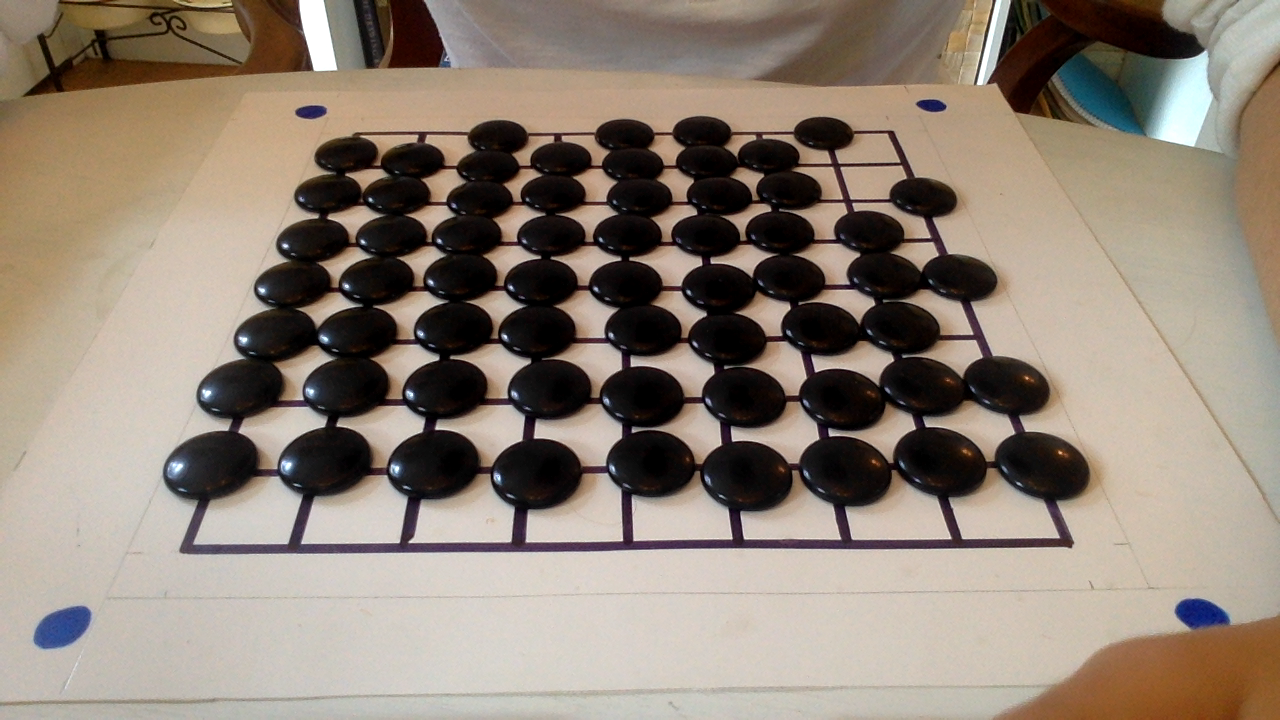
#> input picture frames9/0.png, 1280 x 720 px
$ jupyter execute --allow-errors input_pipe.ipynb   (shell and % lines are left out)   (older library calls are emulated)   (text cells are left out)
#> lines starting #> are read from the running program, lines starting #| are printed output that depends on the picture
### input_utils.py
# import the necessary packages

from pyimagesearch import imutils
import numpy as np
from PIL import Image as Pim
from PIL import ImageOps
import math
import cv2
import matplotlib.pyplot as plt
from os import listdir
from os.path import isfile, join

def showImg(img, size=0, color=cv2.COLOR_BGR2RGB):
    """
    plots image in jupyter notebook inline
    takes optional args size and color (gray vs BGR is normal useage)
    """
    rgb_img = cv2.cvtColor(img, color)
    if (size != 0):
        width = size
        height = size
        plt.figure(figsize=(size, size))
        plt.imshow(rgb_img)
    else:
        plt.figure()
        plt.imshow(rgb_img)

def get_images(mypath, stack=False):
    onlyfiles = [ f for f in listdir(mypath) if isfile(join(mypath,f)) ]
    images = np.empty(len(onlyfiles), dtype=object)
    onlyfiles = sorted(onlyfiles)
    for n in range(0, len(onlyfiles)):
        images[n] = cv2.imread( join(mypath,onlyfiles[n]))
        #if n > 1:
            #stacked = np.stack((stacked,images[n])s)
    if stack:
        return images,stacked
    else:
        return images

# [18 lines left out: functions crop, expand_rect, not called in this run]

### input_pipe.ipynb
[cell 1]
# import the necessary packages

from pyimagesearch.transform import four_point_transform, order_points
from pyimagesearch import imutils
from input_utils import showImg, get_images, crop, expand_rect
import numpy as np
from PIL import Image as Pim
from PIL import ImageOps
from os import listdir
from os.path import isfile, join
import pandas as pd
import json
from pprint import pprint


import math
import cv2

import matplotlib.pyplot as plt
from IPython.display import display, Image
from glob import glob

[cell 2]
# [70 lines left out: functions mask_for_blue, blob_detector_ex, not called in this run]

def snapshots():
    cam = cv2.VideoCapture(0)
    cv2.namedWindow("test")
    img_counter = len(listdir('frames9'))

    images = []
    while True:
        ret, frame = cam.read()
        cv2.imshow("test", frame)
        if not ret:
            break
        k = cv2.waitKey(1)

        if k%256 == 27:
            # ESC pressed
            print("Escape hit, closing...")

            break

        elif k%256 == 32:
            # SPACE pressed
            img_name = "frames9/{}.png".format(img_counter)


            #cv2.putText("test", text, (0,0), fontFace, fontScale, thickness)
            cv2.imwrite(img_name, frame)
            images.append(frame)

            print("{} written!".format(img_name))
            img_counter += 1

    cam.release()

    cv2.destroyAllWindows()
    cv2.waitKey(1)
    return images

def pipeline(images, dim=6):
    rects = []
    imgs = []
    for frame in images:
        res, mask = mask_for_blue(frame)
        showImg(res,8)
        showImg(mask, 8, cv2.COLOR_GRAY2RGB)

        #get pnts
        keypoints, im_with_keypoints = blob_detector_ex(mask)
        pt_list = [keypoint.pt for keypoint in keypoints]
        pts = np.asarray(pt_list)

        # perfrom scanner transform
        warped = four_point_transform(frame,pts,True)

        # crop
        cropped = warped
        #cropped = crop(warped, 13, 15, 12, 12)

        # get closer contour
        gray = cv2.cvtColor(cropped,cv2.COLOR_BGR2GRAY)
        gray = cv2.inRange(gray, 105, 255)

        kernel = np.ones((5,5),np.uint8)
        erosion = cv2.erode(gray,kernel,iterations = 1)
        gray = cv2.GaussianBlur(erosion, (5, 5),0)

        im2, contours, hierarchy = cv2.findContours(gray.copy(), cv2.RETR_LIST, cv2.CHAIN_APPROX_SIMPLE)
        cnts = sorted(contours, key = cv2.contourArea, reverse = True)[:5]

        c = cnts[1]
        peri = cv2.arcLength(c, True)
        approx = cv2.approxPolyDP(c, 0.10 * peri, True)

        im_cnts2 = cropped.copy()
        blah2 = cv2.drawContours(im_cnts2, [approx], -1, (0,255,0), 3)
        showImg(blah2)

        approx.resize(4,2)
        rect = order_points(approx) # UL, UR, BR, BL
        dist = int((rect[1][0] - rect[0][0])/ (dim - 1))
        rect = expand_rect(int(dist/2), rect)
        warped_gray = four_point_transform(gray,rect,True)
        warped_color = four_point_transform(cropped,rect,True)

        #showImg(warped_gray, 3, cv2.COLOR_GRAY2RGB)
        showImg(warped_color, 3)
        imgs.append(warped_color)
        rects.append(rect)
    return rects, imgs

# [19 lines left out: function splitPieces, not called in this run]

[cell 3]
images = get_images('./frames9', stack=False)
for image in images:
    showImg(image, 3)
#> this loop made 3 passes
#> pass 2, in showImg (call 2), `rgb_img = cv2.cvtColor(img, color)`:
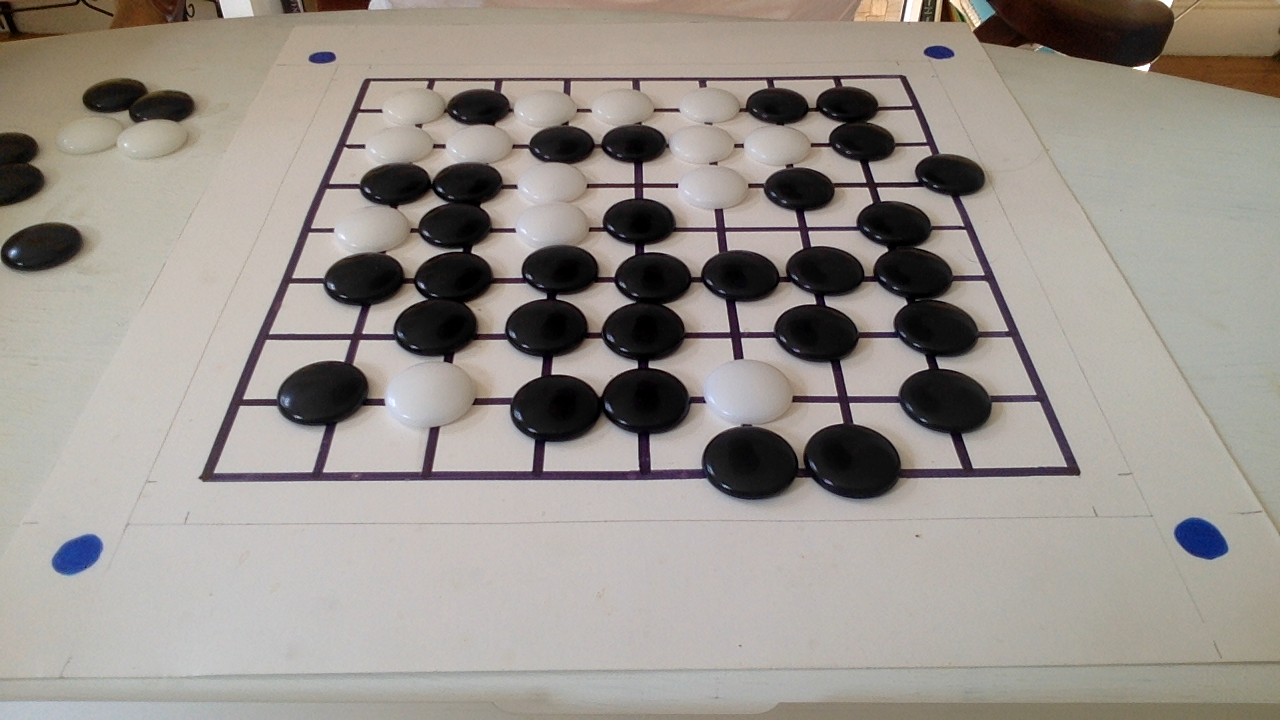
#> rgb_img: shape (720, 1280, 3); mean R, G, B 154.1, 147.7, 141.5
#> pass 3, in showImg (call 3), `rgb_img = cv2.cvtColor(img, color)`:
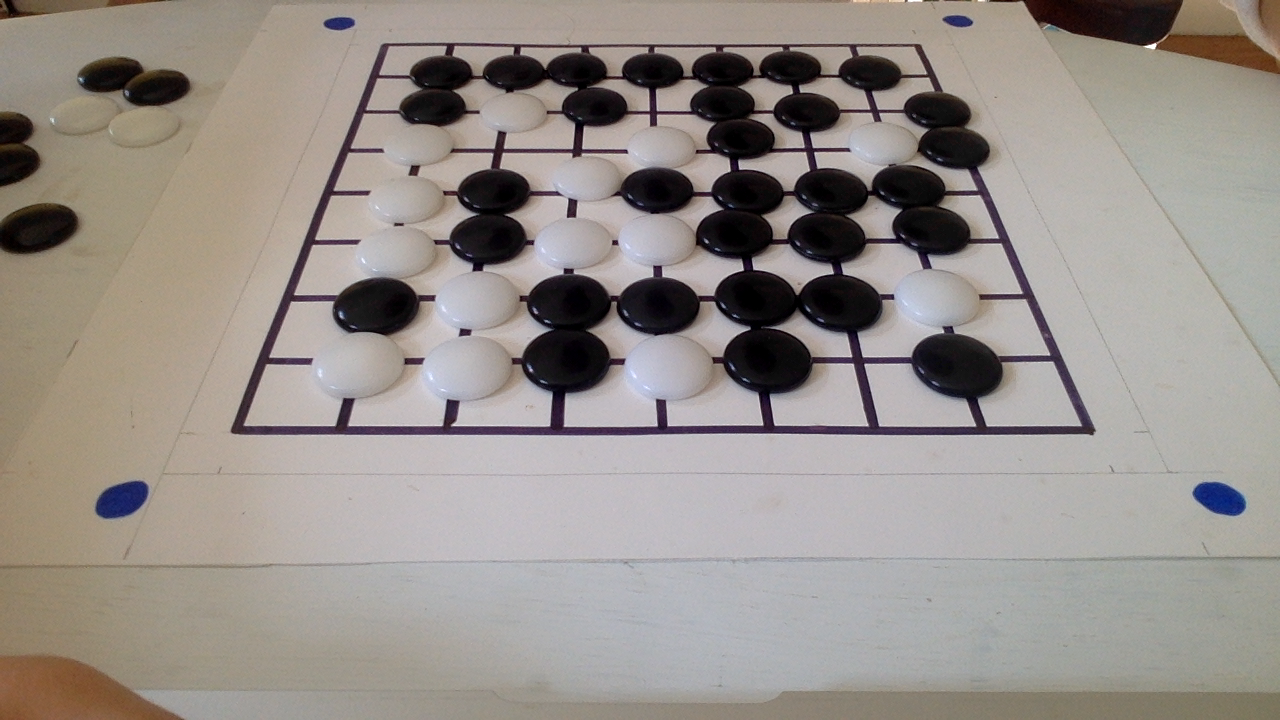
#> rgb_img: shape (720, 1280, 3); mean R, G, B 150.6, 143.6, 138.4
print(len(images))

[cell 4]
images = snapshots()
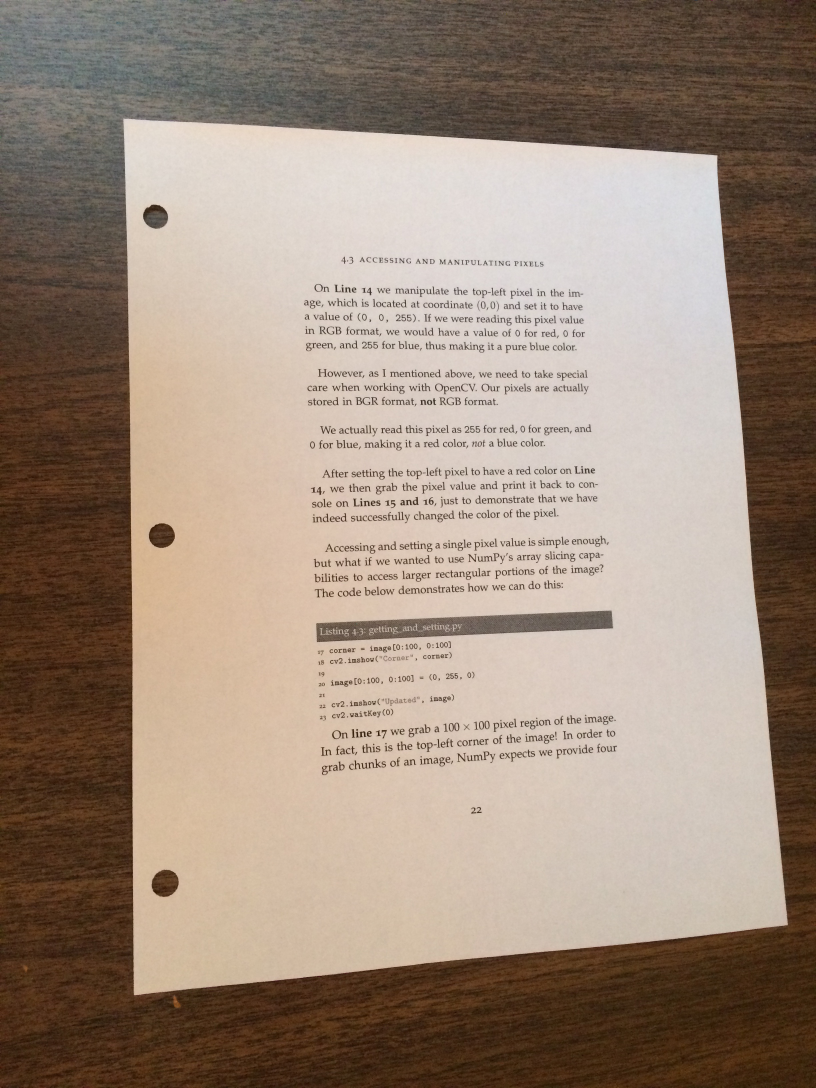
#> input picture images/page.jpg, 2448 x 3264 px, given in place of the camera (shown at 1/3 size)
#> in snapshots, frame is the input picture: shape (3264, 2448, 3); mean B, G, R 123.7, 138.6, 156.7
#> (key Esc is pressed here)
for image in images:
    showImg(image, 4)

[cell 5]
dim = 9
rects, imgs = pipeline(images, dim)

[cell 6]
i = 5
bigcrops = []
for img in imgs:
    bigcrops.append(splitPieces(img,i))
    i += 1
    print(i)

[cell 7]
### create y labels
# 1 black, 2 none, 3 white
#showImg(imgs[0],1)
#showImg(np.asarray(crops[1,2])) # looks good for indexing !
# img3key = np.asarray([[2,2,2,2,2,2],  ALL 2's example
#                      [2,2,2,2,2,2],
#                      [2,2,2,2,2,2],
#                      [2,2,2,2,2,2],
#                      [2,2,2,2,2,2],
#                      [2,2,2,2,2,2]])
img0key = np.asarray([[2,2,2,2,2,2],
                      [2,2,2,2,2,2],
                      [2,3,1,2,1,2],
                      [2,1,3,1,2,2],
                      [2,2,3,2,3,2],
                      [2,2,2,2,2,2]])
print('img0key mean:',img0key.mean())
img0key.resize(36,)

#showImg(imgs[1])
img1key = np.asarray([[2,2,2,2,2,2],
                      [2,2,2,2,2,2],
                      [2,3,1,1,1,2],
                      [2,1,2,3,2,2],
                      [2,2,3,2,3,2],
                      [2,2,2,2,2,2]])
print('img1key mean:',img1key.mean()) # 4 and 4 black, so should average to none, ie number 2
img1key.resize(36,)

#showImg(imgs[2])
img2key = np.asarray([[2,2,2,2,2,2],
                      [2,1,2,3,2,2],
                      [2,1,2,2,1,2],
                      [2,1,3,3,2,2],
                      [2,2,2,2,3,2],
                      [2,2,2,2,2,2]])
img2key.resize(36,)
print('img2key mean:',img2key.mean()) # 4 and 4 black, so should average to none, ie number 2

#showImg(imgs[3])
img3key = np.asarray([[2,2,2,2,2,2],
                      [1,2,2,1,2,2],
                      [1,2,3,3,2,2],
                      [2,3,2,2,2,2],
                      [2,1,2,2,3,2],
                      [2,2,2,2,2,2]])
img3key.resize(36,)
print('img3key mean:',img3key.mean()) # 4 and 4 black, so should average to none, ie number 2

key = np.concatenate([img0key,img1key,img2key,img3key])
print("key.shape =",key.shape)
np.savetxt("key6_6.csv", key, delimiter=",")

#> (a cell that did not finish here is left out)

#> (a cell that did not finish here is left out)

#> (a cell that did not finish here is left out)

#> (a cell that did not finish here is left out)

#> (a cell that did not finish here is left out)
